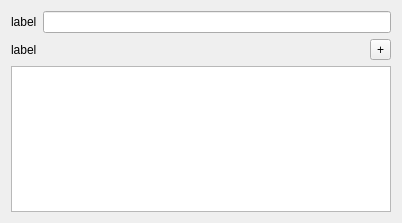
<?xml version="1.0" encoding="UTF-8"?>
<ui version="4.0">
 <class>subcategoryEditor</class>
 <widget class="QWidget" name="subcategoryEditor">
  <property name="geometry">
   <rect>
    <x>0</x>
    <y>0</y>
    <width>402</width>
    <height>223</height>
   </rect>
  </property>
  <property name="windowTitle">
   <string>Editor</string>
  </property>
  <layout class="QVBoxLayout" name="verticalLayout">
   <item>
    <layout class="QHBoxLayout" name="horizontalLayout">
     <item>
      <widget class="QLabel" name="lblName">
       <property name="text">
        <string>label</string>
       </property>
       <property name="buddy">
        <cstring>editName</cstring>
       </property>
      </widget>
     </item>
     <item>
      <widget class="QLineEdit" name="editName"/>
     </item>
    </layout>
   </item>
   <item>
    <layout class="QHBoxLayout" name="horizontalLayout_2">
     <item>
      <widget class="QLabel" name="lblChildText">
       <property name="text">
        <string>label</string>
       </property>
      </widget>
     </item>
     <item>
      <widget class="QToolButton" name="btnAdd">
       <property name="toolTip">
        <string>Add new</string>
       </property>
       <property name="text">
        <string>+</string>
       </property>
      </widget>
     </item>
    </layout>
   </item>
   <item>
    <widget class="QListWidget" name="listView"/>
   </item>
  </layout>
 </widget>
 <tabstops>
  <tabstop>editName</tabstop>
 </tabstops>
 <resources/>
 <connections/>
</ui>
